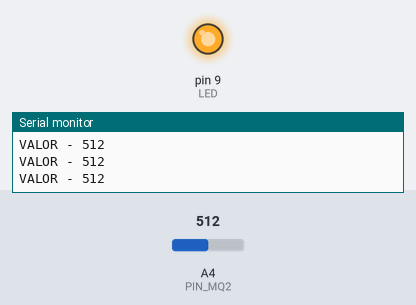
Bench run of a sketch on a simulated Arduino Mega 2560, built with avr-gcc and run on an emulated ATmega2560. On the bench: output pins drawn as LEDs (lit = HIGH), the last lines printed to the serial monitor. Inputs (shaded band) come from the test bench; at power-on: A4 (PIN_MQ2) = 512.

Above: at 1.2 s.
1.3 s: A4 (PIN_MQ2) set to 417
2.8 s: A4 (PIN_MQ2) set to 389
At 3.7 s:
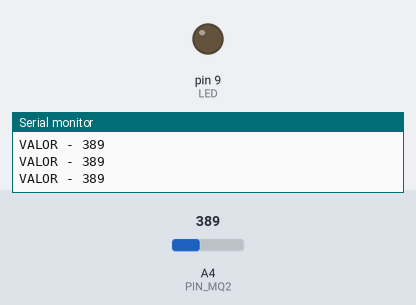
4.3 s: A4 (PIN_MQ2) set to 410
At 5.1 s:
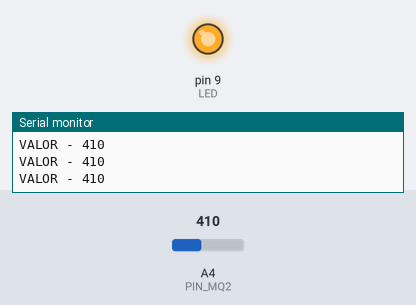
5.9 s: A4 (PIN_MQ2) set to 390
At 6.5 s:
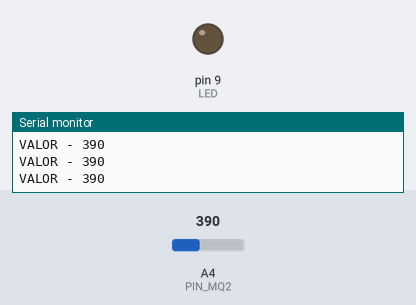
Timing chart, 0 to 8.5 s (numbered marks = the images above; inputs shaded):
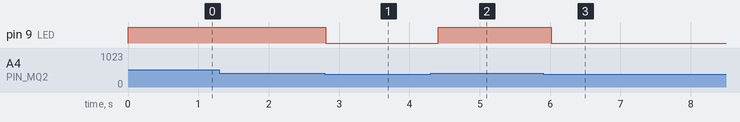

The sketch:

sketch_aug29bGas_Bluetooth.ino
```cpp
#define PIN_MQ2 A4
#define LED     9

int value;

void setup() {
  Serial.begin(9600);  // Inicia la comunicación serial para el monitor serie
  // Asegúrate de que tu placa tenga un puerto Serial1 o cambia Serial1 a Serial si estás usando un Arduino Uno o Nano.
  #if defined(__AVR_ATmega1280__) || defined(__AVR_ATmega2560__) || defined(ARDUINO_SAM_DUE)
    Serial1.begin(9600); // Inicia la comunicación serial para Bluetooth en placas con más de un puerto serial
  #endif
  pinMode(LED, OUTPUT);
  pinMode(PIN_MQ2, INPUT);
}

void loop() {
   value = analogRead(PIN_MQ2);  // Lee el valor del sensor MQ2

   Serial.println("VALOR - " + String(value));  // Muestra el valor en el monitor serie

   if (value > 400) {
      digitalWrite(LED, HIGH);  // Enciende el LED
      #if defined(__AVR_ATmega1280__) || defined(__AVR_ATmega2560__) || defined(ARDUINO_SAM_DUE)
        Serial1.println("Se ha detectado un gas inusual!");  // Envía un mensaje por Bluetooth en placas con más de un puerto serial
      #else
        Serial.println("Se ha detectado un gas inusual!");  // Envía un mensaje por Bluetooth usando el puerto serial estándar
      #endif
   } else {
      digitalWrite(LED, LOW);   // Apaga el LED
   }

   delay(200);
}
```

Measured:
- the behaviour switches between 401 and 400 on A4 (PIN_MQ2) (found by bisection; images 0 and 1)
- after the input at 2.8 s, pin 9 (LED): HIGH → LOW at once
- after the input at 4.3 s, pin 9 (LED): LOW → HIGH after 0.11 s
- after the input at 5.9 s, pin 9 (LED): HIGH → LOW after 0.12 s
